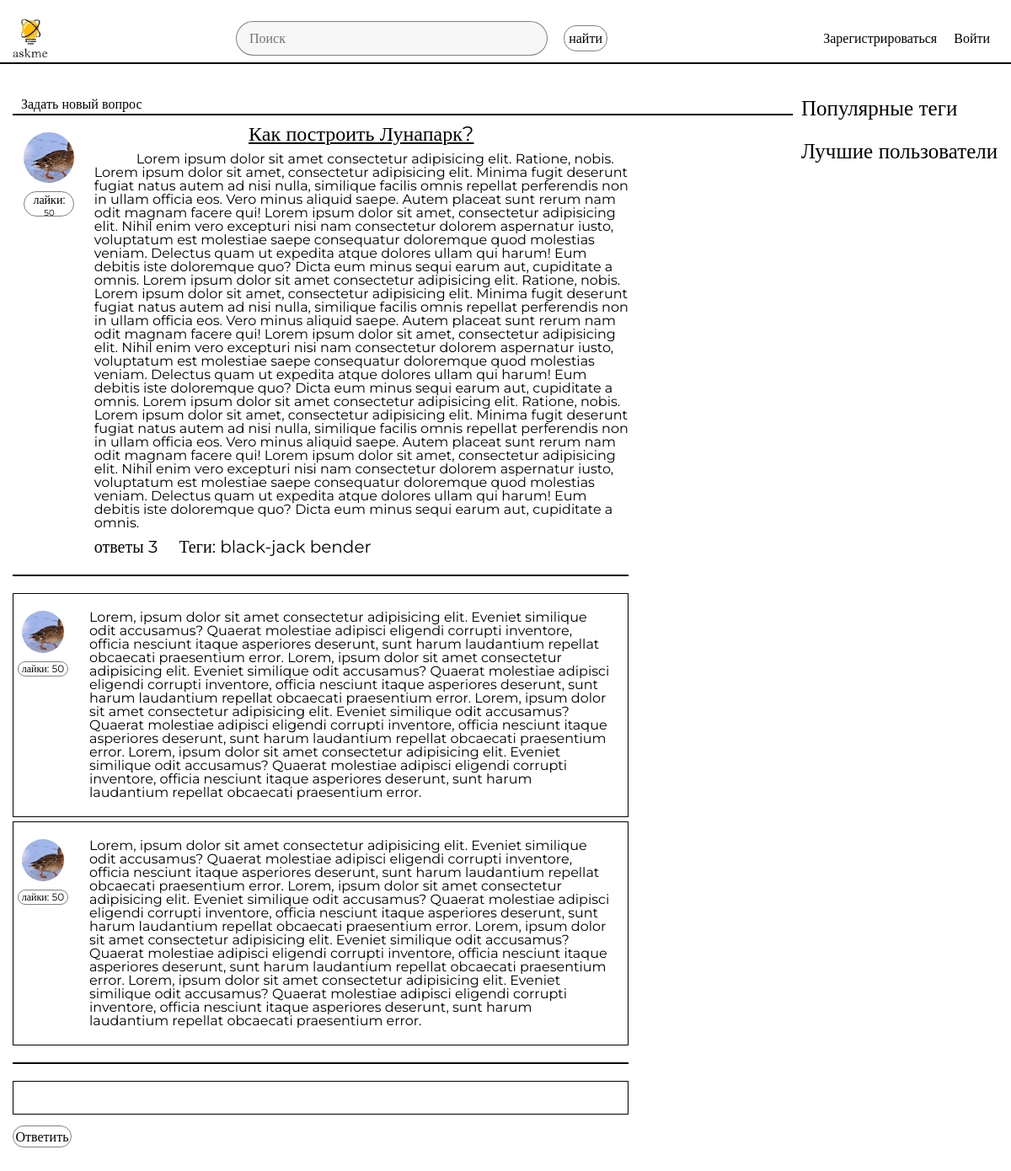
The page /one_question/52 on the database as committed earlier.
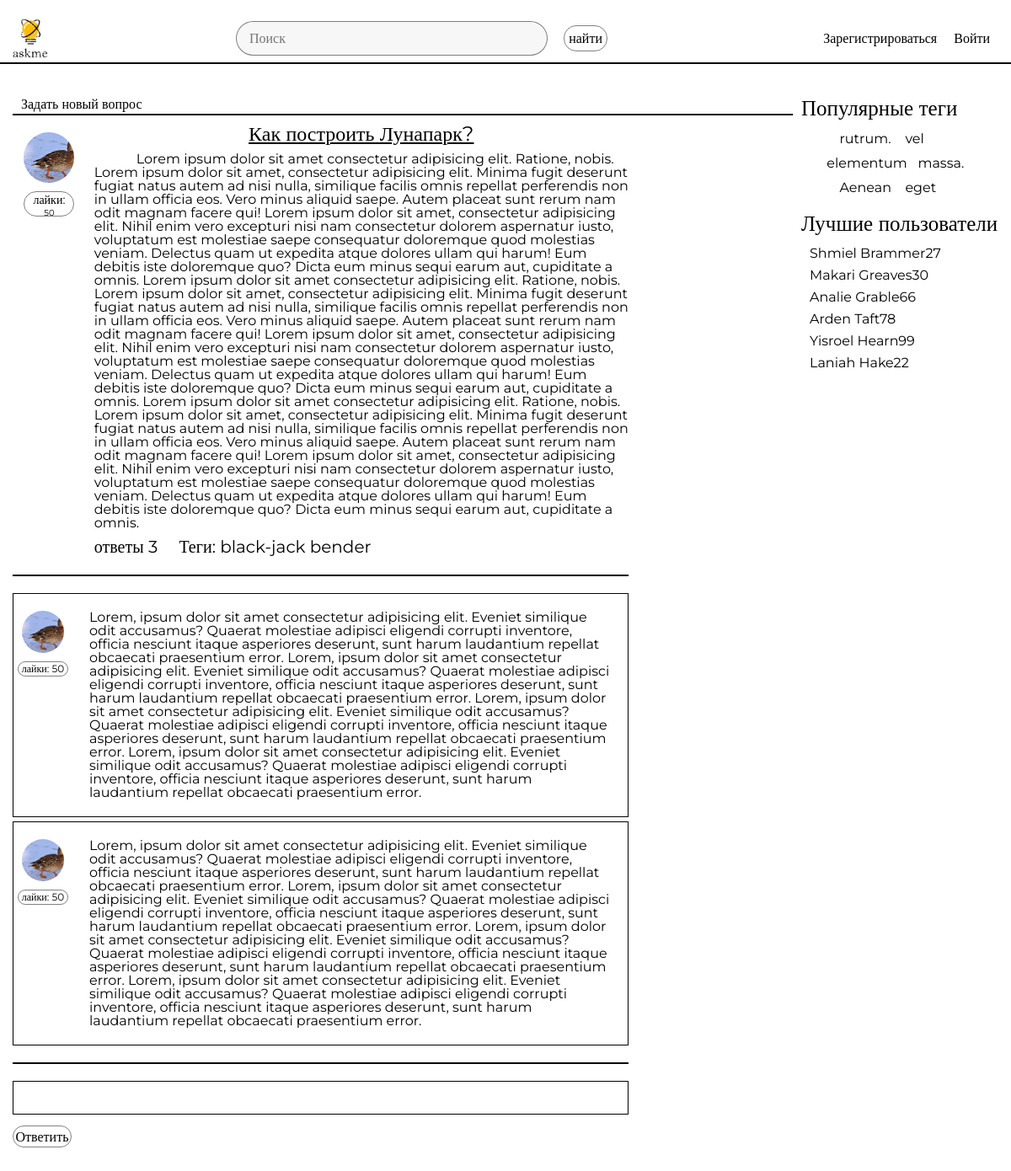
The same page on the database as committed later.
### askme/models.py (models this page shows)
class Tag(models.Model):
    name = models.CharField(max_length=32, unique=True)
    objects = TagManager()
    def __str__(self):
        return self.name
    class Meta:
        verbose_name = "Tag"
        verbose_name_plural = 'Tags'

class Profile(models.Model):
    user = models.OneToOneField(User, on_delete=models.CASCADE, null=False, related_name='profile_related')
    avatar = models.ImageField(blank=True, null=True, upload_to="avatar/%Y/%m/%d", default='default_acc.jpeg')
    objects = ProfileManager()
    def __str__(self):
        return self.user.username
    class Meta:
        verbose_name = "Author"
        verbose_name_plural = "Authors"

### askme/views.py (the view)
def one_question(request, question_id: int):
    return render(request, "one_question.html", {"tags": top_tags, "members": users})

### templates/one_question.html (shortened to what this page needs)
{% extends "inc/base.html" %}
{% block content %}
    <div class="page__articles articles">
					<div class="articles__content article-content">
						<div class="article-content__info article-info">
							<div class="article-info__img">
								{% include "inc/picture.html" %}
							</div>
							<button class="article-info__likes button">
								лайки:
								<span class="article-info__count">50</span>
							</button>
						</div>
						<div class="article-content__body article-body">
							<div class="article-body__head article-head">
								<a href="">Как построить Лунапарк?</a>
							</div>
							<div class="article-body__content article-content">
								Lorem ipsum dolor sit amet consectetur
								adipisicing elit. Ratione, nobis. Lorem
								ipsum dolor sit amet, consectetur
								adipisicing elit. Minima fugit deserunt
								fugiat natus autem ad nisi nulla, similique
								facilis omnis repellat perferendis non in
								ullam officia eos. Vero minus aliquid saepe.
								Autem placeat sunt rerum nam odit magnam
								facere qui! Lorem ipsum dolor sit amet,
								consectetur adipisicing elit. Nihil enim
								vero excepturi nisi nam consectetur dolorem
								aspernatur iusto, voluptatum est molestiae
								saepe consequatur doloremque quod molestias
								veniam. Delectus quam ut expedita atque
								dolores ullam qui harum! Eum debitis iste
								doloremque quo? Dicta eum minus sequi earum
								aut, cupiditate a omnis. Lorem ipsum dolor
								sit amet consectetur adipisicing elit.
								Ratione, nobis. Lorem ipsum dolor sit amet,
								consectetur adipisicing elit. Minima fugit
								deserunt fugiat natus autem ad nisi nulla,
								similique facilis omnis repellat perferendis
								non in ullam officia eos. Vero minus aliquid
								saepe. Autem placeat sunt rerum nam odit
								magnam facere qui! Lorem ipsum dolor sit
								amet, consectetur adipisicing elit. Nihil
								enim vero excepturi nisi nam consectetur
								dolorem aspernatur iusto, voluptatum est
								molestiae saepe consequatur doloremque quod
								molestias veniam. Delectus quam ut expedita
								atque dolores ullam qui harum! Eum debitis
								iste doloremque quo? Dicta eum minus sequi
								earum aut, cupiditate a omnis. Lorem ipsum
								dolor sit amet consectetur adipisicing elit.
								Ratione, nobis. Lorem ipsum dolor sit amet,
								consectetur adipisicing elit. Minima fugit
								deserunt fugiat natus autem ad nisi nulla,
								similique facilis omnis repellat perferendis
								non in ullam officia eos. Vero minus aliquid
								saepe. Autem placeat sunt rerum nam odit
								magnam facere qui! Lorem ipsum dolor sit
								amet, consectetur adipisicing elit. Nihil
								enim vero excepturi nisi nam consectetur
								dolorem aspernatur iusto, voluptatum est
								molestiae saepe consequatur doloremque quod
								molestias veniam. Delectus quam ut expedita
								atque dolores ullam qui harum! Eum debitis
								iste doloremque quo? Dicta eum minus sequi
								earum aut, cupiditate a omnis.
							</div>
							<ul class="ariclie-body__footer article-footer">
								<li class="article-footer__answers">
									<a href="">ответы</a>
									<span class="answers-count">3</span>
								</li>
								<li class="article-footer__tags">
									Теги:
									<span class="tags">black-jack bender</span>
								</li>
							</ul>
						</div>
					</div>
					<div class="line"></div>
					<div class="answer-article">
						<ul class="answers-list">
							<li class="answer">
								<div class="answer-article__info answer-info">
									<div class="answer-info__img">
										{% include "inc/picture.html" %}
									</div>
									<button class="answer-info__likes button">
										лайки:
										<span class="answer-info__count">50</span>
									</button>
								</div>
								<div class="answer-article__body answer-body">
									<div class="answer-body__text">
										Lorem, ipsum dolor sit amet
										consectetur adipisicing elit.
										Eveniet similique odit accusamus?
										Quaerat molestiae adipisci eligendi
										corrupti inventore, officia nesciunt
										itaque asperiores deserunt, sunt
										harum laudantium repellat obcaecati
										praesentium error. Lorem, ipsum
										dolor sit amet consectetur
										adipisicing elit. Eveniet similique
										odit accusamus? Quaerat molestiae
										adipisci eligendi corrupti
										inventore, officia nesciunt itaque
										asperiores deserunt, sunt harum
										laudantium repellat obcaecati
										praesentium error. Lorem, ipsum
										dolor sit amet consectetur
										adipisicing elit. Eveniet similique
										odit accusamus? Quaerat molestiae
										adipisci eligendi corrupti
										inventore, officia nesciunt itaque
										asperiores deserunt, sunt harum
										laudantium repellat obcaecati
										praesentium error. Lorem, ipsum
										dolor sit amet consectetur
										adipisicing elit. Eveniet similique
										odit accusamus? Quaerat molestiae
										adipisci eligendi corrupti
										inventore, officia nesciunt itaque
										asperiores deserunt, sunt harum
										laudantium repellat obcaecati
										praesentium error.
									</div>
								</div>
							</li>
							<li class="answer">
								<div class="answer-article__info answer-info">
									<div class="answer-info__img">
                                        {% include "inc/picture.html" %}
									</div>
									<button class="answer-info__likes button">
										лайки:
										<span class="answer-info__count">50</span>
									</button>
								</div>
								<div class="answer-article__body answer-body">
									<div class="answer-body__text">
										Lorem, ipsum dolor sit amet
										consectetur adipisicing elit.
										Eveniet similique odit accusamus?
										Quaerat molestiae adipisci eligendi
										corrupti inventore, officia nesciunt
										itaque asperiores deserunt, sunt
										harum laudantium repellat obcaecati
										praesentium error. Lorem, ipsum
										dolor sit amet consectetur
										adipisicing elit. Eveniet similique
										odit accusamus? Quaerat molestiae
										adipisci eligendi corrupti
										inventore, officia nesciunt itaque
										asperiores deserunt, sunt harum
										laudantium repellat obcaecati
										praesentium error. Lorem, ipsum
										dolor sit amet consectetur
										adipisicing elit. Eveniet similique
										odit accusamus? Quaerat molestiae
										adipisci eligendi corrupti
										inventore, officia nesciunt itaque
										asperiores deserunt, sunt harum
										laudantium repellat obcaecati
										praesentium error. Lorem, ipsum
										dolor sit amet consectetur
										adipisicing elit. Eveniet similique
										odit accusamus? Quaerat molestiae
										adipisci eligendi corrupti
										inventore, officia nesciunt itaque
										asperiores deserunt, sunt harum
										laudantium repellat obcaecati
										praesentium error.
									</div>
								</div>
							</li>
						</ul>
					</div>
					<div class="line"></div>
					<div class="new-answer">
						<textarea class="new-answer__textarea"></textarea>
						<button class="new-answer__button button">
							Ответить
						</button>
					</div>
				</div>
{% endblock content %}
{% block tags %}
    {% include "inc/tags.html"%}
{% endblock tags %}
{% block members %}
  {% include "inc/members.html" %}
{% endblock members %}

### templates/inc/base.html (shortened to what this page needs)
{% load static %}
<!DOCTYPE html>
<html lang="ru">
{% include "inc/head.html" %}
<body>
<div class="wrapper">
    {% include "inc/header.html" %}
    <main class="page">
        <div class="page__container">
        <div class="page__articles articles">
            <div class="articles__header article-header">
                <ul class="article-header__list list">
                     <a href="{% if redirect %}{% url  "index" %}"><li class="list__item">
                        {% else %}
                            {% url  "hot" %}"><li class="list__item">
                        {% endif %}
                     </li></a>
                    <a href="{% url  "greet" %}"><li class="list__item">Задать новый вопрос</li></a>
                </ul>
                <div class="line"></div>
            </div>
            {% block content %}
            {% endblock content %}
        </div>
            <div class="page__tags tags">
                {% block tags %}
                {% endblock tags %}
                {% block members %}
                {% endblock members %}
            </div>
        </div>
    </main>
</div>
</body>
</html>

### templates/inc/head.html (shortened to what this page needs)
{% load static %}
<head>
    <link rel="stylesheet" href="{% static "css/style.css" %}"/>
</head>

### templates/inc/header.html
{% load static %}
<header class="header">
        <div class="header__body body-header">
            <div class="body-header__container">
                <a href="{% url "index" %}" class="body-header__logo">
                    <picture>
                        <source srcset="{% static "img/logo.webp" %}" type="image/webp">
                        <img src="{% static "img/logo.webp" %}" alt=""/></picture>
                </a>
                <div class="body-header__search">
                    <form class="search-header">
                        <input autocomplete="off" type="text" name="form[]" data-error="Ошибка" placeholder="Поиск"
                               class="search-header__input"/>
                        <button type="submit" class="button search-header__button">
                            найти
                        </button>
                    </form>
                </div>
                {% block user %}
                <div class="body-header__user user-header">
                          {% include "inc/navbar_options.html" %}
                </div>
                {% endblock user %}
            </div>
            <div class="line"></div>
        </div>
    </header>

### templates/inc/navbar_options.html
{% if request.user.is_authenticated %}
    {% include "inc/user_logged.html" %}
{% else %}
    {% include "inc/not_logged.html" %}
{% endif %}

### templates/inc/not_logged.html
<div class="user-header__items header-items">
    <div class="header-items__item header-item">
        <div class="header-item__settings setting-item">
            <a href="{% url "registration" %}">Зарегистрироваться</a>
        </div>
        <div class="header-item__log-out log-out-item">
            <a href="{% url "authentication" %}">Войти</a>
        </div>
    </div>
</div>

### templates/inc/picture.html
{% load static %}
<a href=""><picture><source srcset="{% static "img/duck.webp" %}" type="image/webp"><img src="{% static "img/../../media/default_acc.jpg" %}" alt="" class="ibg" /></picture></a>

### templates/inc/tags.html
<div class="tags">
    <h2>Популярные теги</h2>
    <div class="tags__container tags-container-row">
    {% for tag in tags  %}
            {% include "inc/tag.html" %}
    {% endfor %}
  </div>
</div>

### templates/inc/tag.html
{% load static %}
<div class="tag-list__item"><a href="{% url "one_tag" "tag1" %}">{{ tag }}</a></div>

### templates/inc/members.html
<div class="best-members">
    <h2>Лучшие пользователи</h2>
        {% for member in members %}
            <div class="members__container members-container-row">
                    <a href="#"><span>{{ member }}</span></a>
            </div>
        {% endfor %}
</div>

Rows that differ between the two databases and show on the page:
added Tag: name "rutrum."
added Tag: name "vel"
added Tag: name "elementum"
added Tag: name "massa."
added Tag: name "Aenean"
added Tag: name "eget"
added Profile: user.username "Shmiel Brammer27"
added Profile: user.username "Makari Greaves30"
added Profile: user.username "Analie Grable66"
added Profile: user.username "Arden Taft78"
added Profile: user.username "Yisroel Hearn99"
added Profile: user.username "Laniah Hake22"
